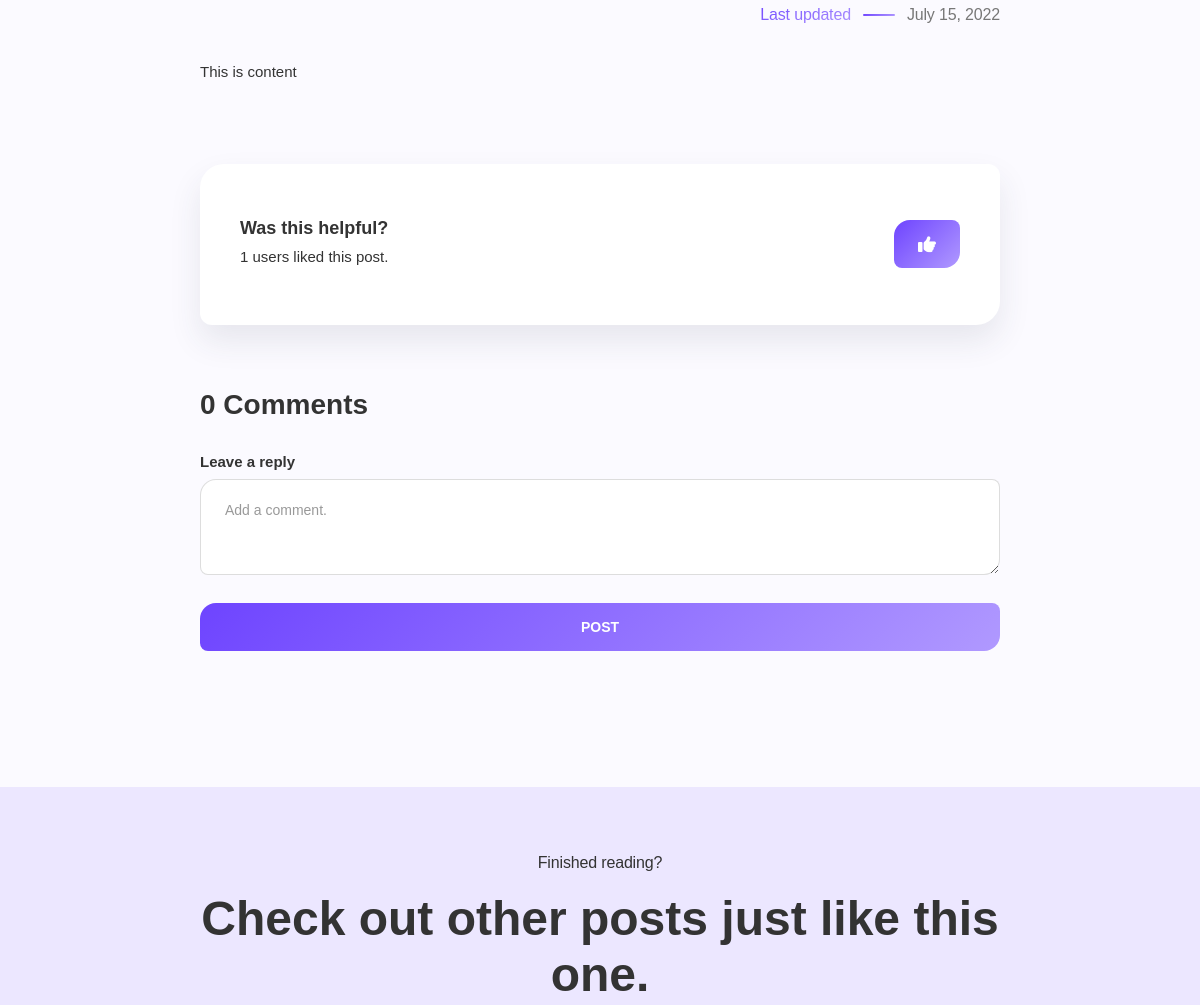
Before: /blog/how-microbial-life-could-power-our-next-generation (middle part) with the older database file.
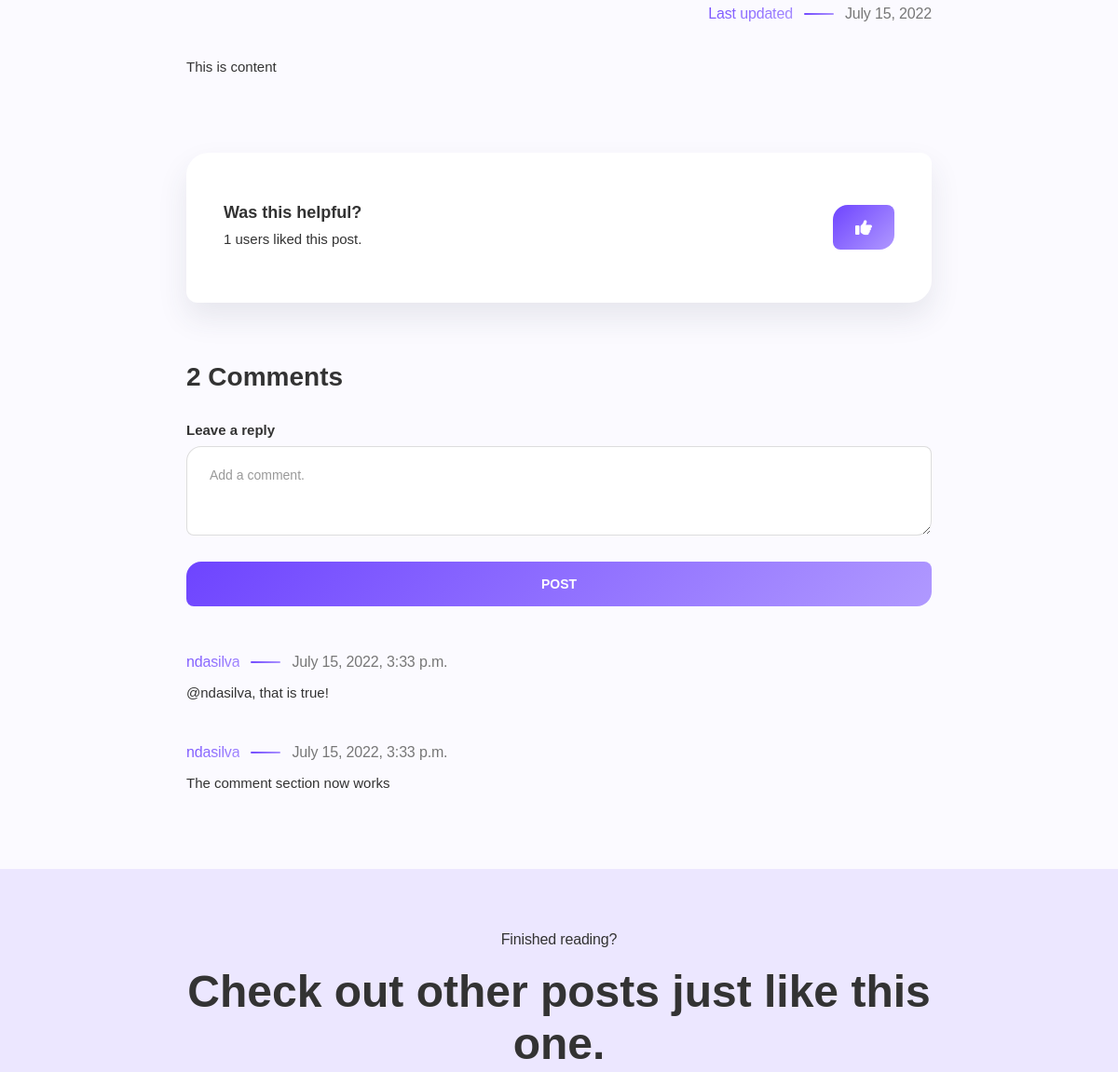
After: the same page with the newer database file.
### blog/models.py (models this page shows, shortened)
class Post(models.Model):
    title = models.CharField(max_length=128, unique=True)
    slug = models.SlugField(max_length=128, unique=True, null=True, blank=True)
    author = models.ForeignKey(User, on_delete=models.CASCADE, related_name='post_author')
    author_plug = models.URLField(max_length=128, default='https://linktr.ee/ndasilva')
    image = models.ImageField(null=True, blank=True, upload_to='blog_images/')
    tags = models.CharField(max_length=255, default='blog')
    summary = models.TextField(max_length=512)
    content = RichTextField(blank=True, null=True)
    updated_on = models.DateTimeField(auto_now= True, blank=True)
    created_on = models.DateTimeField(auto_now_add=True, blank=True)
    likes = models.ManyToManyField(User, blank=True, related_name='post_likes')
    class Meta:
        ordering = ['-created_on']
    def get_tags(self):
        return self.tags.replace('[', '').replace(']', '').replace('\'', '').split(', ')
    def get_tags_and_slugs(self):
        names = self.tags.replace('[', '').replace(']', '').replace('\'', '').split(', ')
        slugs = (slugify(name) for name in names)
        return zip(names, slugs)
    def get_total_likes(self):
        return self.likes.count()

class Comment(models.Model):
    user = models.ForeignKey(User, on_delete=models.CASCADE)
    post = models.ForeignKey(Post, on_delete=models.CASCADE)
    body = models.TextField(max_length=512)
    created_on = models.DateTimeField(auto_now_add=True, blank=True)
    class Meta:
        ordering = ['-created_on']

### account/models.py (models this page shows, shortened)
class User(AbstractBaseUser, PermissionsMixin):
    email = models.EmailField(_('email'), unique=True, default='')
    date_joined = models.DateTimeField(_('date joined'), auto_now_add=True)
    username = models.CharField(_('username'), max_length=24, unique=True)
    full_name = models.CharField(_('full name'), max_length=64, null=True, blank=True)
    is_superadmin = models.BooleanField(_('is_superadmin'), default=False)
    is_active = models.BooleanField(_('is_active'), default=True)
    is_staff = models.BooleanField(default=False)
    USERNAME_FIELD = 'email'
    REQUIRED_FIELDS = ['username']
    objects = CustomUserManager()
    class Meta:
        verbose_name = _('user')
        verbose_name_plural = _('users')

### blog/views.py (the view)
# urls.py: path('blog/<slug:slug>', views.BlogPostView.as_view(), name="blog-post"),
class BlogPostView(DetailView):
    model = Post
    template_name = 'blog_post.html'
    def get_context_data(self, **kwargs):
        context = super(BlogPostView, self).get_context_data(**kwargs)
        context['post_list'] = Post.objects.all()
        context['tag_list'] = Tag.objects.all()
        context['comment_list'] = Comment.objects.filter(post=self.object)
        context['total_comments'] = Comment.objects.filter(post=self.object).count()
        return context

### blog/templates/blog_post.html (shortened to what this page needs)
{% extends 'base.html' %}
{% load static %}
{% block content %}
<div class="default-section wf-section">
  <div class="section-container-post-body w-container">
    <div class="last-updated-block">
      <p class="web-title-gradient">Last updated</p>
      <div
        id="w-node-_0ad5ae62-7a30-1e3a-9512-bd0376b03112-bb83a922"
        class="blog-line-spacer"
      ></div>
      <p
        id="w-node-_0ad5ae62-7a30-1e3a-9512-bd0376b03113-bb83a922"
        class="web-title-gray"
      >
        {{ post.updated_on|date:"F d, Y" }}
      </p>
    </div>
    <div class="blog-post-body w-richtext">{{ post.content|safe }}</div>
  </div>
  <div class="section-container-post-body w-container">
    <form action={% url 'like_post' post.pk %} method="POST" class="post-like-div">
      <div>
        <h2 class="h6-heading">Was this helpful?</h2>
        <p class="comment-paragraph">
          {{ post.get_total_likes }} users liked this post.
        </p>
      </div>
      {% if user.is_authenticated %}
      <div class="like-btn-div">
        {% if user not in post.likes.all %}
        <button type="submit" name="post_id" value="{{ post.pk }}" class="btn large-text w-button">
          <span class="fa900solid-span"></span>
        </button>
        {% else %}
        <button type="submit" name="post_id" value="{{ post.pk }}" class="btn large-text w-button">
          <span class="fa900solid-span"></span>
        </button>
        {% endif %}
      </div>
      {% else %}
      <div class="like-btn-div">
        <a href="{% url 'login' %}?next={% url 'blog-post' post.slug %}" class="btn large-text w-button">
          <span class="fa900solid-span"></span>
        </a>
      </div>
      {% endif %}
    </form>
    <h2 class="h5-heading">{{ total_comments }} Comments</h2>
    <div class="w-form">
      <form action="{% url 'comment_post' post.pk %}" method="POST" class="comment-form" >
        <div id="w-node-cbc712d9-4784-f4ef-e32c-b56909c41c6d-bb83a922">
          <label>Leave a reply</label>
          <textarea
            id="user_comment"
            name="user_comment"
            maxlength="512"
            placeholder="Add a comment."
            class="input form-comment w-input"></textarea>
        </div>
        {% if user.is_authenticated %}
        <button type="submit" name="post_id" value="{{ post.pk }}" class="submit-btn w-button" id="w-node-cbc712d9-4784-f4ef-e32c-b56909c41c71-bb83a922">
          Post
        </button>
        {% else %}
        <a href="{% url 'login' %}?next={% url 'blog-post' post.slug %}" class="submit-btn w-button" id="w-node-cbc712d9-4784-f4ef-e32c-b56909c41c71-bb83a922">
          Post
        </a>
        {% endif %}
      </form>
    </div>
    <div class="w-layout-grid post-comment-grid">
      {% if comment_list %}
        {% for comment in comment_list %}
      <div
        id="w-node-_84580d0e-8897-2cfb-16c8-62b9016e70d4-bb83a922"
        class="post-comment-div">
        <div class="user-comment-div">
          <p class="web-title-gradient">{{ comment.user.username }}</p>
          <div
            id="w-node-_8b2cdc24-2a4f-15eb-81cd-7c2b6a80c219-bb83a922"
            class="blog-line-spacer">
          </div>
          <p id="w-node-_8b2cdc24-2a4f-15eb-81cd-7c2b6a80c21a-bb83a922" class="web-title-gray">
            {{ comment.created_on }}
          </p>
        </div>
        <p class="comment-paragraph">
          {{ comment.body|safe}}
        </p>
      </div>
        {% endfor %}
      {% endif %}
    </div>
  </div>
</div>
<div class="anti-hero-section-light-purple wf-section">
  <div class="default-section-content">
    <div class="w-layout-grid title-grid">
      <p class="web-title">Finished reading?</p>
      <h2>Check out other posts just like this one.</h2>
    </div>
  </div>
</div>
{% endblock %}

### main/templates/base.html (shortened to what this page needs)
{% load static %}
<!DOCTYPE html>
<html lang="en">
<head>
    <link href="{% static 'blog/css/normalize.css' %}" rel="stylesheet" type="text/css">
    <link href="{% static 'blog/css/webflow.css' %}" rel="stylesheet" type="text/css">
    <link href="{% static 'blog/css/ndasilva.webflow.css' %}" rel="stylesheet" type="text/css">
</head>
<body>
    {% block content %}
    {% endblock %}
</body>
</html>

### main/static/blog/css/webflow.css (style rules this page uses)
* { -webkit-box-sizing: border-box; -moz-box-sizing: border-box; box-sizing: border-box; }
html { height: 100%; }
body { margin: 0; min-height: 100%; background-color: #fff; font-family: Arial, sans-serif; font-size: 14px; line-height: 20px; color: #333; }
.w-button { display: inline-block; padding: 9px 15px; background-color: #3898EC; color: white; border: 0; line-height: inherit; text-decoration: none; cursor: pointer; border-radius: 0; }
h1, h2, h3, h4, h5, h6 { font-weight: bold; margin-bottom: 10px; }
h2 { font-size: 32px; line-height: 36px; margin-top: 20px; }
p { margin-top: 0; margin-bottom: 10px; }
.w-form { margin: 0 0 15px; }
label { display: block; margin-bottom: 5px; font-weight: bold; }
.w-input, .w-select { display: block; width: 100%; height: 38px; padding: 8px 12px; margin-bottom: 10px; font-size: 14px; line-height: 1.428571429; color: #333333; vertical-align: middle; background-color: #ffffff; border: 1px solid #cccccc; }
textarea.w-input, textarea.w-select { height: auto; }
.w-container { margin-left: auto; margin-right: auto; max-width: 940px; }
.w-container:before, .w-container:after { content: " "; display: table; grid-column-start: 1; grid-row-start: 1; grid-column-end: 2; grid-row-end: 2; }
.w-container:after { clear: both; }
.w-richtext:before, .w-richtext:after { content: " "; display: table; grid-column-start: 1; grid-row-start: 1; grid-column-end: 2; grid-row-end: 2; }
.w-richtext:after { clear: both; }

Changed rows visible on the page:
added Comment: user.username "ndasilva", created_on "July 15, 2022, 3:33 p.m.", body "@ndasilva, that is true!"
added Comment: user.username "ndasilva", created_on "July 15, 2022, 3:33 p.m.", body "The comment section now works"
Other visible differences:
{{ total_comments }}: "0" → "2"
